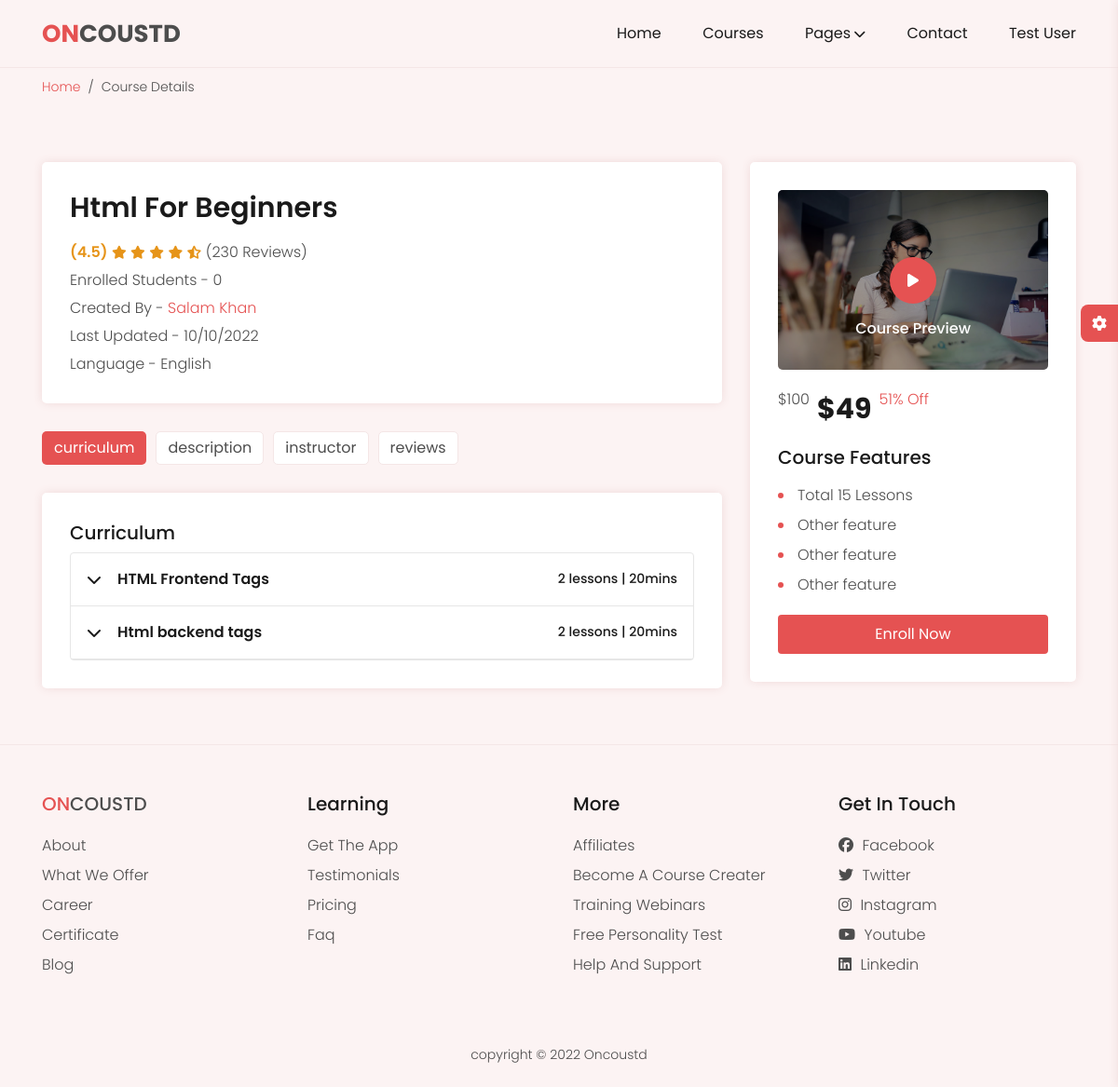
/course-details.php?course_id=1 (signed in), run on the app's committed database.
### tables this page shows
CREATE TABLE `tbl_user` (
  `id` int(11) NOT NULL,
  `name` varchar(200) NOT NULL,
  `email` varchar(200) NOT NULL,
  `password` varchar(200) NOT NULL,
  `code` text NOT NULL
);

CREATE TABLE `tbl_course` (
  `id` int(11) NOT NULL,
  `category_id` int(11) NOT NULL,
  `image` varchar(200) NOT NULL,
  `title` varchar(200) NOT NULL,
  `instructor` varchar(200) NOT NULL,
  `active` varchar(100) NOT NULL
);

CREATE TABLE `tbl_chapter` (
  `id` int(11) NOT NULL,
  `course_id` int(11) NOT NULL,
  `name` varchar(200) NOT NULL,
  `active` varchar(200) NOT NULL
);

### course-details.php (the view, shortened to what this page needs)
<?php include('partials/header.php'); ?>
<?php
if (isset($_GET['course_id']))
 {
	$course_id=$_GET['course_id'];
	$sql="SELECT * FROM tbl_course WHERE id=$course_id";
	$res=mysqli_query($conn,$sql);
	$row=mysqli_fetch_assoc($res);
	$course_title=$row['title'];
	$course_instructor=$row['instructor'];
}
else
{
	header('location:'.SITEURL);
}
?>
		<div class="breadcrumb-nav">
			<div class="container">
				<nav aria-label="breadcrumb">
				  <ol class="breadcrumb mb-0">
				    <li class="breadcrumb-item"><a href="<?php echo SITEURL; ?>">Home</a></li>
				    <li class="breadcrumb-item active" aria-current="page">course details</li>
				  </ol>
				</nav>
			</div>
		</div>
		<section class="course_details section-padding">
			<div class="container">
				<div class="row">
					<div class="col-lg-8">
						<div class="course-header box">
							<h2 class="text-capitalize">
								<?php echo $course_title;  ?>
							</h2>
							<div class="rating">
								<span class="average-rating">(4.5)</span>
								<span class="average-stars">
									<i class="fas fa-star"></i>
									<i class="fas fa-star"></i>
									<i class="fas fa-star"></i>
									<i class="fas fa-star"></i>
									<i class="fas fa-star-half-alt"></i>
								</span>
								<span class="reviews">(230 Reviews)</span>
							</div>
							<ul>
							<?php
										$sql4="SELECT * FROM tbl_enroll where course_id=".$course_id;
										$res4=mysqli_query($conn,$sql4);
										$count4=mysqli_num_rows($res4);
							?>
								<li>enrolled students - <span><?php echo $count4; ?></span></li>
								<li>created by - <span><a href="#"><?php echo $course_instructor;  ?></a></span></li>
								<li>last updated - <span>10/10/2022</span></li>
								<li>language - <span>english</span></li>
							</ul>
						</div>
						<nav class="course-tabs">
							<div class="nav nav-tabs border-0" id="nav-tab" role="tablist">
							  <button class="nav-link active" id="course-curriculum-tab" data-bs-toggle="tab" data-bs-target="#course-curriculum" type="button" role="tab" aria-controls="course-curriculum" aria-selected="true">curriculum</button>
							  <button class="nav-link" id="course-description-tab" data-bs-toggle="tab" data-bs-target="#course-description" type="button" role="tab" aria-controls="course-description" aria-selected="false">description</button>
							  <button class="nav-link" id="course-instructor-tab" data-bs-toggle="tab" data-bs-target="#course-instructor" type="button" role="tab" aria-controls="course-instructor" aria-selected="false">instructor</button>
							  <button class="nav-link" id="course-reviews-tab" data-bs-toggle="tab" data-bs-target="#course-reviews" type="button" role="tab" aria-controls="course-reviews" aria-selected="false">reviews</button>
							</div>
						  </nav>
						<div class="tab-content" id="nav-tabContent">
							<div class="tab-pane fade  show active" id="course-curriculum" role="tabpanel" aria-labelledby="course-curriculum-tab">
								<div class="course-curriculum box">
									<h3 class="text-capitalize">curriculum</h3>
									<div class="accordion" id="accordion">
										<div class="accordion-item">
											<h2 class="accordion-header" id="heading-1">
											<?php
													$sql2="SELECT * FROM tbl_chapter where course_id=".$course_id;
													$res2=mysqli_query($conn,$sql2);
													$count2=mysqli_num_rows($res2);
													if($count2>0)
													{
														while($row2=mysqli_fetch_assoc($res2))
														{
															$name=$row2['name'];
															?>
																<button class="accordion-button" type="button" data-bs-toggle="collapse" data-bs-target="#collapse-<?php echo $row2['id'] ?>" aria-expanded="true" aria-controls="collapse-<?php echo $row2['id'] ?>">
																<?php echo $name; ?><span>2 lessons | 20mins</span>
															</button>
															</h2>
													<?php
														}}
													?>
										  </div>
									</div>
								</div>
							</div>
						  </div>
					</div>
					<div class="col-lg-4">
						<div class="course-sidebar box">
							<div class="img-box position-relative" data-bs-toggle="modal" data-bs-target="#video-modal">
								<div class="play-icon">
									<i class="fas fa-play"></i>
								</div>
								<p class="text-center">Course Preview</p>
							</div>
							<div class="price d-flex align-content-center mb-3">
								<span class="price-old">$100</span>
								<span class="price-new">$49</span>
								<span class="price-discount">51% Off</span>
							</div>
								<h3 class="mb-3">Course Features</h3>
								<ul class="features-list">
									<li>Total 15 Lessons</li>
									<li>Other feature</li>
									<li>Other feature</li>
									<li>Other feature</li>
								</ul>
								<div class="btn-wrap">
									<button type="button" class="btn btn-theme btn-block"><a href="<?php echo SITEURL; ?>enroll.php" style="color:white;">enroll now</button>
								</div>
						</div>
					</div>
				</div>
			</div>
		</section>
		<?php include('partials/footer.php'); ?>

### partials/header.php (shortened to what this page needs)
<?php include('config/constants.php'); ?>
<!DOCTYPE html>
<html lang="en">
<head>
	<link rel="stylesheet" type="text/css" href="css/bootstrap.min.css">
	<link rel="stylesheet" href="css/font-awesome.css">
	<link rel="stylesheet" type="text/css" href="css/style.css">
	<link rel="stylesheet" type="text/css" href="css/responsive.css">
	<link rel="stylesheet" class="js-glass-style" href="css/glass.css" disabled>
	<link rel="stylesheet" class="js-color-style" href="css/colors/color-1.css">
</head>
<body>
	<div class="main-wrapper">
		<header class="header">
			<div class="container">
				<div class="header-main d-flex justify-content-between align-items-center">
					<div class="header-logo">
						<a href="<?php echo SITEURL; ?>"><span>on</span>coustd</a>
					</div>
					<nav class="header-menu js-header-menu">
						<ul class="menu">
							<li class="menu-item"><a href="<?php echo SITEURL; ?>">home</a></li>
							<li class="menu-item menu-item-has-children"><a href="<?php echo SITEURL; ?>courses.php">courses</a>
							</li>
							<li class="menu-item menu-item-has-children"><a href="#">pages<i class="fas fa-chevron-down"></i></a>
							</li>
							<li class="menu-item"><a href="<?php echo SITEURL; ?>contact.php">contact</a></li>
							<?php
							if(isset($_SESSION['SESSION_EMAIL']))
							{
								$query = mysqli_query($conn, "SELECT * FROM tbl_user WHERE email = '{$_SESSION['SESSION_EMAIL']}'");
								if(mysqli_num_rows($query) > 0)
								{
									$row = mysqli_fetch_assoc($query);
								}
							}
							?>
								<li class="menu-item"><a href="<?php echo SITEURL; ?>contact.php"><?php if(isset($row)) echo $row['name']; ?></a></li>
						</ul>
					</nav>
				</div>
			</div>
		</header>

### css/colors/color-1.css (style rules this page uses)
:root { --hue-value-1:0; --hue-value-2:230; --main-color: hsl(var(--hue-value-1),74%, 61%); --button-hover-color: hsl(var(--hue-value-1), 57%, 53%); --body-bg-color:hsl(var(--hue-value-1), 63%, 97%); --border-color-2:hsl(var(--hue-value-1), 40%,93%); --shadow: 0 0 10px hsl(var(--hue-value-1), 40% , 90%); --body-gradient-bg-color-1: hsla(var(--hue-value-1), 100%, 50%,0.2); --body-gradient-bg-color-2: hsla(var(--hue-value-2), 100%, 50%,0.2); --decoration-bg-color-1: hsl(var(--hue-value-1), 100%, 70%); --decoration-bg-color-2: hsl(var(--hue-value-2), 100%, 70%); }

### data on the page
tbl_user: name "Test User"
tbl_course: title "Html For Beginners", instructor "Salam Khan"
tbl_chapter: name "HTML Frontend Tags"
tbl_chapter: name "Html backend tags"

### other printed values
$count4 "0"
